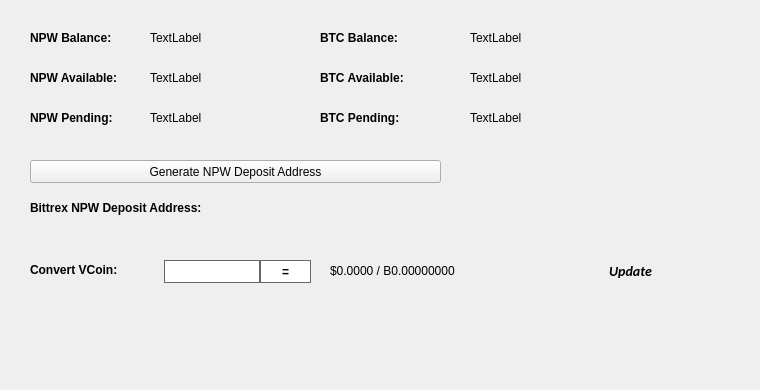
   <widget class="QWidget" name="BalanceTab">
    <attribute name="title">
     <string>Balance</string>
    </attribute>
    <widget class="QLabel" name="BitcoinBalanceLabel">
     <property name="geometry">
      <rect>
       <x>470</x>
       <y>30</y>
       <width>150</width>
       <height>16</height>
      </rect>
     </property>
     <property name="text">
      <string>TextLabel</string>
     </property>
    </widget>
    <widget class="QLabel" name="NPWBalanceLabel">
     <property name="geometry">
      <rect>
       <x>150</x>
       <y>30</y>
       <width>150</width>
       <height>16</height>
      </rect>
     </property>
     <property name="text">
      <string>TextLabel</string>
     </property>
    </widget>
    <widget class="QLabel" name="label_11">
     <property name="geometry">
      <rect>
       <x>30</x>
       <y>30</y>
       <width>101</width>
       <height>16</height>
      </rect>
     </property>
     <property name="font">
      <font>
       <weight>75</weight>
       <bold>true</bold>
      </font>
     </property>
     <property name="text">
      <string>NPW Balance:</string>
     </property>
    </widget>
    <widget class="QLabel" name="label_12">
     <property name="geometry">
      <rect>
       <x>320</x>
       <y>30</y>
       <width>101</width>
       <height>16</height>
      </rect>
     </property>
     <property name="font">
      <font>
       <weight>75</weight>
       <bold>true</bold>
      </font>
     </property>
     <property name="text">
      <string>BTC Balance:</string>
     </property>
    </widget>
    <widget class="QLabel" name="NPWAvailableLabel_2">
     <property name="geometry">
      <rect>
       <x>150</x>
       <y>70</y>
       <width>150</width>
       <height>16</height>
      </rect>
     </property>
     <property name="text">
      <string>TextLabel</string>
     </property>
    </widget>
    <widget class="QLabel" name="label_13">
     <property name="geometry">
      <rect>
       <x>30</x>
       <y>70</y>
       <width>111</width>
       <height>16</height>
      </rect>
     </property>
     <property name="font">
      <font>
       <weight>75</weight>
       <bold>true</bold>
      </font>
     </property>
     <property name="text">
      <string>NPW Available:</string>
     </property>
    </widget>
    <widget class="QLabel" name="label_14">
     <property name="geometry">
      <rect>
       <x>30</x>
       <y>110</y>
       <width>101</width>
       <height>16</height>
      </rect>
     </property>
     <property name="font">
      <font>
       <weight>75</weight>
       <bold>true</bold>
      </font>
     </property>
     <property name="text">
      <string>NPW Pending:</string>
     </property>
    </widget>
    <widget class="QLabel" name="NPWPendingLabel">
     <property name="geometry">
      <rect>
       <x>150</x>
       <y>110</y>
       <width>150</width>
       <height>16</height>
      </rect>
     </property>
     <property name="text">
      <string>TextLabel</string>
     </property>
    </widget>
    <widget class="QLabel" name="label_15">
     <property name="geometry">
      <rect>
       <x>320</x>
       <y>70</y>
       <width>111</width>
       <height>16</height>
      </rect>
     </property>
     <property name="font">
      <font>
       <weight>75</weight>
       <bold>true</bold>
      </font>
     </property>
     <property name="text">
      <string>BTC Available:</string>
     </property>
    </widget>
    <widget class="QLabel" name="BitcoinAvailableLabel">
     <property name="geometry">
      <rect>
       <x>470</x>
       <y>70</y>
       <width>150</width>
       <height>16</height>
      </rect>
     </property>
     <property name="text">
      <string>TextLabel</string>
     </property>
    </widget>
    <widget class="QLabel" name="label_31">
     <property name="geometry">
      <rect>
       <x>320</x>
       <y>110</y>
       <width>111</width>
       <height>16</height>
      </rect>
     </property>
     <property name="font">
      <font>
       <weight>75</weight>
       <bold>true</bold>
      </font>
     </property>
     <property name="text">
      <string>BTC Pending:</string>
     </property>
    </widget>
    <widget class="QLabel" name="BitcoinPendingLabel">
     <property name="geometry">
      <rect>
       <x>470</x>
       <y>110</y>
       <width>150</width>
       <height>16</height>
      </rect>
     </property>
     <property name="text">
      <string>TextLabel</string>
     </property>
    </widget>
    <widget class="QLabel" name="label_33">
     <property name="geometry">
      <rect>
       <x>30</x>
       <y>200</y>
       <width>221</width>
       <height>16</height>
      </rect>
     </property>
     <property name="font">
      <font>
       <weight>75</weight>
       <bold>true</bold>
      </font>
     </property>
     <property name="text">
      <string>Bittrex NPW Deposit Address:</string>
     </property>
    </widget>
    <widget class="QPushButton" name="GenDepositBTN">
     <property name="geometry">
      <rect>
       <x>30</x>
       <y>160</y>
       <width>411</width>
       <height>23</height>
      </rect>
     </property>
     <property name="text">
      <string>Generate NPW Deposit Address</string>
     </property>
     <property name="icon">
      <iconset resource="../npw.qrc">
       <normaloff>:/icons/bitcoin</normaloff>:/icons/bitcoin</iconset>
     </property>
    </widget>
    <widget class="QLabel" name="DepositAddressLabel">
     <property name="geometry">
      <rect>
       <x>200</x>
       <y>200</y>
       <width>261</width>
       <height>16</height>
      </rect>
     </property>
     <property name="palette">
      <palette>
       <active>
        <colorrole role="WindowText">
         <brush brushstyle="SolidPattern">
          <color alpha="255">
           <red>0</red>
           <green>0</green>
           <blue>0</blue>
          </color>
         </brush>
        </colorrole>
        <colorrole role="Text">
         <brush brushstyle="SolidPattern">
          <color alpha="255">
           <red>0</red>
           <green>0</green>
           <blue>255</blue>
          </color>
         </brush>
        </colorrole>
       </active>
       <inactive>
        <colorrole role="WindowText">
         <brush brushstyle="SolidPattern">
          <color alpha="255">
           <red>0</red>
           <green>0</green>
           <blue>0</blue>
          </color>
         </brush>
        </colorrole>
        <colorrole role="Text">
         <brush brushstyle="SolidPattern">
          <color alpha="255">
           <red>0</red>
           <green>0</green>
           <blue>255</blue>
          </color>
         </brush>
        </colorrole>
       </inactive>
       <disabled>
        <colorrole role="WindowText">
         <brush brushstyle="SolidPattern">
          <color alpha="255">
           <red>120</red>
           <green>120</green>
           <blue>120</blue>
          </color>
         </brush>
        </colorrole>
        <colorrole role="Text">
         <brush brushstyle="SolidPattern">
          <color alpha="255">
           <red>120</red>
           <green>120</green>
           <blue>120</blue>
          </color>
         </brush>
        </colorrole>
       </disabled>
      </palette>
     </property>
     <property name="font">
      <font>
       <weight>75</weight>
       <bold>true</bold>
      </font>
     </property>
     <property name="text">
      <string/>
     </property>
     <property name="alignment">
      <set>Qt::AlignRight|Qt::AlignTrailing|Qt::AlignVCenter</set>
     </property>
     <property name="textInteractionFlags">
      <set>Qt::LinksAccessibleByMouse|Qt::TextSelectableByKeyboard|Qt::TextSelectableByMouse</set>
     </property>
    </widget>
    <widget class="QLabel" name="label_8">
     <property name="geometry">
      <rect>
       <x>460</x>
       <y>300</y>
       <width>281</width>
       <height>81</height>
      </rect>
     </property>
     <property name="text">
      <string/>
     </property>
     <property name="pixmap">
      <pixmap>:/images/bittrex</pixmap>
     </property>
    </widget>
    <widget class="QWidget" name="widgetConversion" native="true">
     <property name="geometry">
      <rect>
       <x>0</x>
       <y>250</y>
       <width>751</width>
       <height>43</height>
      </rect>
     </property>
     <property name="minimumSize">
      <size>
       <width>0</width>
       <height>43</height>
      </size>
     </property>
     <property name="styleSheet">
      <string notr="true"/>
     </property>
     <widget class="QPushButton" name="btnUpdateMarketData">
      <property name="geometry">
       <rect>
        <x>575</x>
        <y>0</y>
        <width>111</width>
        <height>41</height>
       </rect>
      </property>
      <property name="sizePolicy">
       <sizepolicy hsizetype="Expanding" vsizetype="Expanding">
        <horstretch>0</horstretch>
        <verstretch>0</verstretch>
       </sizepolicy>
      </property>
      <property name="font">
       <font>
        <family>calibri</family>
        <pointsize>-1</pointsize>
        <weight>75</weight>
        <italic>true</italic>
        <bold>true</bold>
       </font>
      </property>
      <property name="styleSheet">
       <string notr="true">margin:0px;text-align:center;padding:2px;border-radius:3px;font-style:italic;width:100px;font-size:14px;font-family:calibri;font-weight:600;</string>
      </property>
      <property name="text">
       <string>Update</string>
      </property>
      <property name="iconSize">
       <size>
        <width>150</width>
        <height>35</height>
       </size>
      </property>
      <property name="autoDefault">
       <bool>true</bool>
      </property>
      <property name="default">
       <bool>true</bool>
      </property>
     </widget>
     <widget class="QLabel" name="lblConvertVCoin">
      <property name="geometry">
       <rect>
        <x>30</x>
        <y>10</y>
        <width>131</width>
        <height>20</height>
       </rect>
      </property>
      <property name="styleSheet">
       <string notr="true"/>
      </property>
      <property name="text">
       <string>&lt;html&gt;&lt;head/&gt;&lt;body&gt;&lt;p&gt;&lt;span style=&quot; font-weight:600;&quot;&gt;Convert VCoin:&lt;/span&gt;&lt;/p&gt;&lt;/body&gt;&lt;/html&gt;</string>
      </property>
     </widget>
     <widget class="QLineEdit" name="txtConvertVCoinQty">
      <property name="geometry">
       <rect>
        <x>160</x>
        <y>10</y>
        <width>100</width>
        <height>23</height>
       </rect>
      </property>
      <property name="minimumSize">
       <size>
        <width>100</width>
        <height>23</height>
       </size>
      </property>
      <property name="maximumSize">
       <size>
        <width>100</width>
        <height>16777215</height>
       </size>
      </property>
      <property name="styleSheet">
       <string notr="true">border: 1px solid #61696c;margin-left:4px;</string>
      </property>
     </widget>
     <widget class="QPushButton" name="btnConvertNpw">
      <property name="geometry">
       <rect>
        <x>260</x>
        <y>10</y>
        <width>51</width>
        <height>23</height>
       </rect>
      </property>
      <property name="minimumSize">
       <size>
        <width>0</width>
        <height>23</height>
       </size>
      </property>
      <property name="styleSheet">
       <string notr="true">border:1px solid #61696c;background:white;font-weight:600;</string>
      </property>
      <property name="text">
       <string>=</string>
      </property>
     </widget>
     <widget class="QLabel" name="lblConvertVCoinResults">
      <property name="geometry">
       <rect>
        <x>330</x>
        <y>0</y>
        <width>201</width>
        <height>41</height>
       </rect>
      </property>
      <property name="styleSheet">
       <string notr="true"/>
      </property>
      <property name="text">
       <string>$0.0000 / B0.00000000</string>
      </property>
     </widget>
     <widget class="QLabel" name="iconOverviewUpdateWait">
      <property name="geometry">
       <rect>
        <x>670</x>
        <y>10</y>
        <width>24</width>
        <height>24</height>
       </rect>
      </property>
      <property name="text">
       <string/>
      </property>
      <property name="pixmap">
       <pixmap resource="../npw.qrc">:/icons/transaction_1</pixmap>
      </property>
      <property name="scaledContents">
       <bool>true</bool>
      </property>
      <property name="alignment">
       <set>Qt::AlignCenter</set>
      </property>
     </widget>
    </widget>
   </widget>
